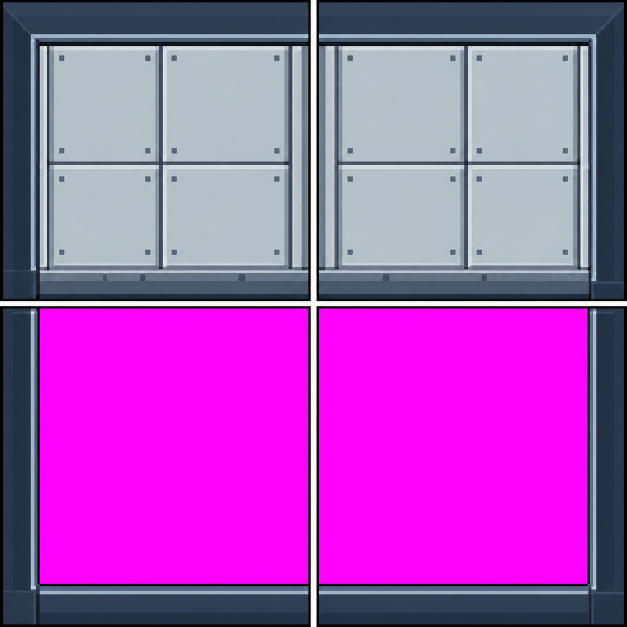
#> input picture Tools/ArtSources/SpaceShipSampleRoom20V2/corners_raw.png, 1254 x 1254 px (shown at 1/2 size)
$ python assemble.py
#> lines starting #> are read from the running program, lines starting #| are printed output that depends on the picture
from pathlib import Path
from PIL import Image,ImageDraw
import numpy as np,json
P=Path(__file__).resolve().parent;ROOT=P.parents[2];R=ROOT/'work/Reviews/SpaceShipSampleRoom20V2';R.mkdir(parents=True,exist_ok=True)
(P/'Tiles').mkdir(exist_ok=True);(P/'Layers').mkdir(exist_ok=True)
raw=Image.open(P/'corners_raw.png').convert('RGB')
#> raw is the input picture: PIL image 1254x1254 RGB; mean R, G, B 167.2, 80.3, 182.4
# Exclude generated atlas dividers; uniformly reduce8x, then remove redundant interior strips.
boxes=[(6,4,614,596),(638,4,1246,596),(6,616,614,1248),(638,616,1246,1248)]
corners=[]
for box in boxes:
 im=raw.crop(box);im=im.resize((im.width//8,im.height//8),Image.Resampling.NEAREST);a=np.array(im)
 for axis in (1,0):
  while a.shape[axis]>64:
   energy=np.abs(np.diff(a.astype(float),axis=axis)).mean(axis=(0,2) if axis==1 else (1,2))
   energy[:10]=1e9;energy[-10:]=1e9
   a=np.delete(a,int(np.argmin(energy))+1,axis=axis)
 im=Image.fromarray(a).quantize(colors=32,dither=Image.Dither.NONE).convert('RGBA')
 for y in range(64):
  for x in range(64):
   rr,g,b,alpha=im.getpixel((x,y))
   if rr>75 and b>75 and rr>g*1.45 and b>g*1.45:im.putpixel((x,y),(0,0,0,0))
 corners.append(im)
#> this loop made 4 passes
#> pass 1, `im = im.resize((im.width // 8, im.height // 8), Image.Resampling.NEARE`:
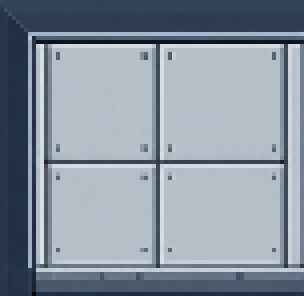
#> im: PIL image 76x74 RGB (shown 4 times larger); mean R, G, B 135.2, 147.1, 160
#> after the loop:
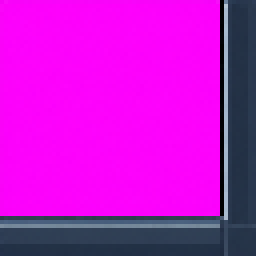
#> a: shape (64, 64, 3) (shown 4 times larger); mean R, G, B 196.6, 19.4, 205.7
#> after the loop:
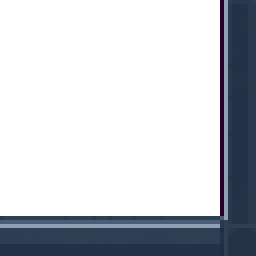
#> im: PIL image 64x64 RGBA (shown 4 times larger); mean R, G, B, A 14.2, 17.8, 23.7, 70.1; transparent parts drawn white
#> after the loop, corners = 4 items
nw,ne,sw,se=corners
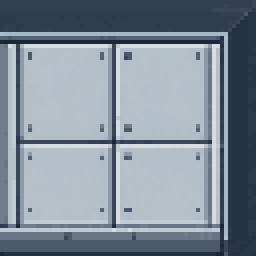
#> ne: PIL image 64x64 RGBA (shown 4 times larger); mean R, G, B, A 128.7, 140.8, 154.5, 255
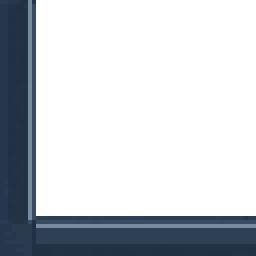
#> sw: PIL image 64x64 RGBA (shown 4 times larger); mean R, G, B, A 13.5, 17.8, 23.6, 70.1; transparent parts drawn white
# Source-derived strip profiles tie the cap/base of every north wall to the corner geometry.
cap=nw.crop((32,0,33,8));base=nw.crop((32,60,33,64))
west=nw.crop((0,16,8,48));east=ne.crop((56,16,64,48));south=sw.crop((16,56,48,64))
# Ensure the corner exits and straight runs use the very same generated pixels.
for t,left in [(nw,False),(ne,True)]:
 for x in range(8,56):t.paste(cap,(x,0));t.paste(base,(x,60))
 for x in (range(56,64) if not left else range(0,8)):t.paste(cap,(x,0));t.paste(base,(x,60))
 t.paste(west if not left else east,(0 if not left else 56,32))
#> this loop made 2 passes
#> left on passes 1 to 2: False, True
# Cap-only south corners are assembled from their generated matching surface strips.
for t,iswest in [(sw,True),(se,False)]:
 t.paste(west if iswest else east,(0 if iswest else 56,0))
 for x in range(0,64,32):t.paste(south,(x,56))
#> this loop made 2 passes
assets={};placements=[]
def save(name,im,provenance):
 im.save(P/'Tiles'/f'{name}.png');assets[name]=dict(path=f'Tiles/{name}.png',size=list(im.size),source=provenance);return name
for name,t in zip(['corner_nw','corner_ne','corner_sw','corner_se'],corners):save(name,t,'Image-edited corner kit; native pixel cleanup')
#> this loop made 4 passes
#> pass 1, in save, `im.save(P / 'Tiles' / f'{name}.png')`:
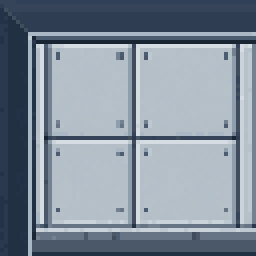
#> saved as corner_nw.png: PIL image 64x64 RGBA (shown 4 times larger); mean R, G, B, A 129, 141.2, 154.7, 255
#> pass 2, in save (call 2), `im.save(P / 'Tiles' / f'{name}.png')`:
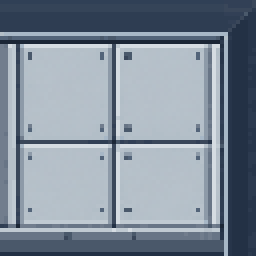
#> saved as corner_ne.png: PIL image 64x64 RGBA (shown 4 times larger); mean R, G, B, A 128.9, 141, 154.7, 255
for name,t in [('cap_west',west),('cap_east',east),('cap_south',south)]:save(name,t,'Derived from generated corner pixels')
#> this loop made 3 passes
F=ROOT/'Tools/ArtSources/SOLITUDE/RefinedSteelFloor32/Round3/Tiles32'
for n in ['base_clean','base_rubbed','joint_west','joint_north','joint_corner']:
#> (the run stopped early here; a loop or call above may not have finished)
